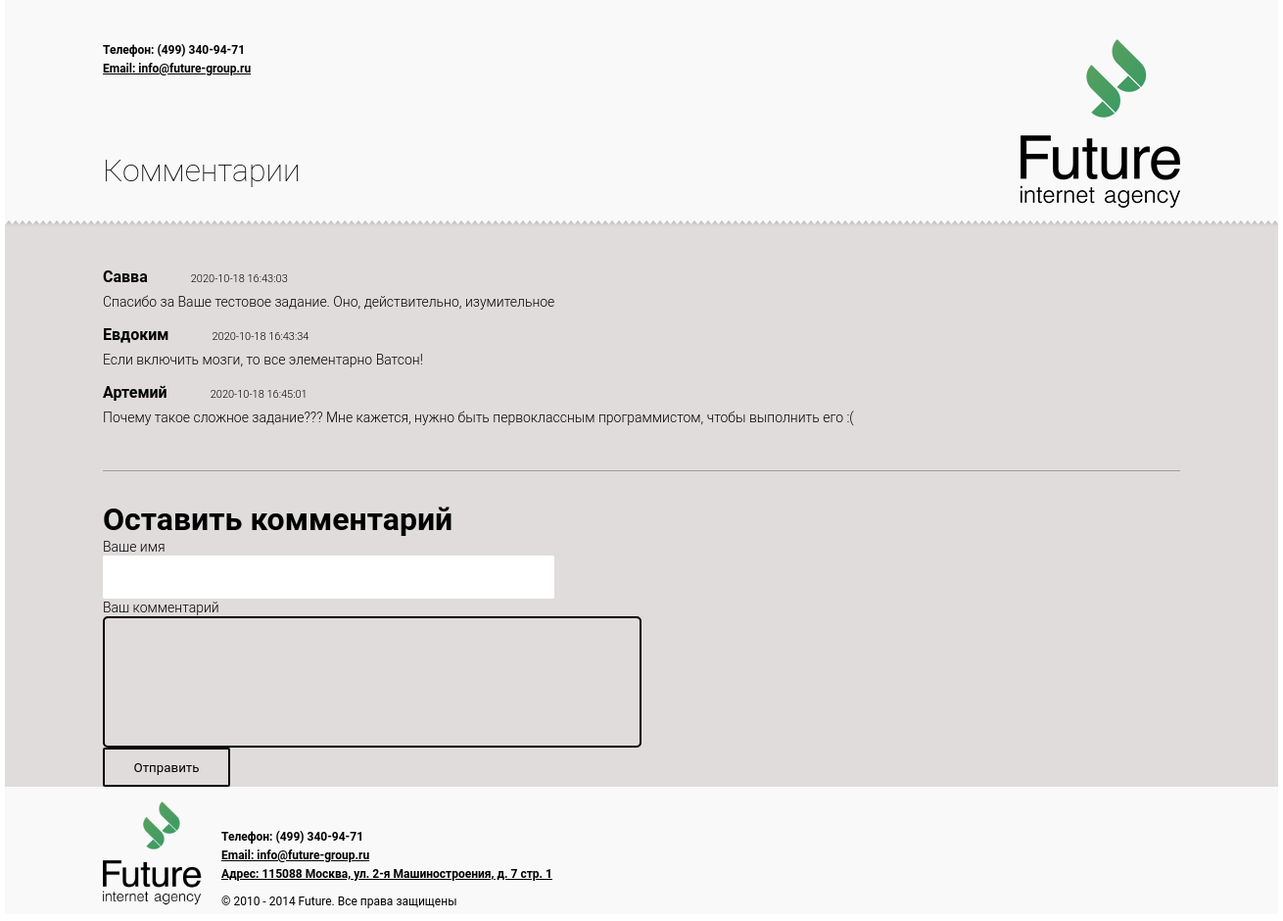
The page / on the database its author committed.
### tables this page shows
CREATE TABLE `comments` (
  `id` int(11) NOT NULL,
  `nickname` varchar(50) NOT NULL,
  `comment` text NOT NULL,
  `date` datetime NOT NULL
);

### index.php (the view, shortened to what this page needs)
<?php
require 'db.php'
?>
<!DOCTYPE html>
<html lang="en">
<head>
    <link rel="stylesheet" href="style.css">
</head>
<body>
    <div class="container">
        <div class="header">
            <div class="header-info">
                <div><span class='contacts'>
                        Телефон: (499) 340-94-71
                    </span>
                    <span class='email'>
                        Email: info@future-group.ru
                    </span>
                </div>
                <h1>Комментарии</h1>
            </div>
            <div class="header-logo">
                <img src="img/logo.png" alt="">
            </div>
        </div>
        <div class="comments">
            <?php
            $values = mysqli_query($connection, "SELECT * from `comments`");
            while ($value = mysqli_fetch_assoc($values)) {
                $nickname = $value['nickname'];
                $date = $value['date'];
                $comment = $value['comment'];
                echo '
                <div class="comment">
                <span class="nickname">' . $nickname . '</span>
                <span class="date">' . $date . '</span>
                </br>
                <div class="comment-text"><span>' . $comment . '</span></div>
                </div>
                ';
            }
            ?>
        </div>
        <div class="newcomment">
            <h1>Оставить комментарий</h1>
            <form method="POST" type="POST" action="addcomment.php">
                <div class="nick">
                    <label class="text">Ваше имя</label>
                    <input class="input" type="text" name="nickname" required>
                </div>
                <div class="comm">
                    <label class="text">Ваш комментарий</label>
                    <textarea class="input" name="comment" required></textarea>
                </div>
                <input class="button" type="submit" value="Отправить">
            </form>
        </div>
  <div class="footer">
        <div class="footer-logo">
            <img src="img/bot-logo.png" alt="">
        </div>
        <div class="footer-info">
            <div>
                <span class='contacts'>
                    Телефон: (499) 340-94-71
                </span>
                <span class='email'>
                    Email: info@future-group.ru
                </span>
                <span class='adress'>
                Адрес: 115088 Москва, ул. 2-я Машиностроения, д. 7 стр. 1
                </span>
                <span class='rights'>
                © 2010 - 2014 Future. Все права защищены
                </span>
            </div>
        </div>
    </div>
    </div>
</body>
</html>

### style.css (style rules this page uses)
* { margin: 0; padding: 0; font-family: "Roboto", 'Sans-serif'; color: black; }
.container { background-color: rgb(224, 220, 220); margin: auto; width: 1100px; padding: 0 100px 0 100px; background-image: url('img/header-background.png'); background-repeat: repeat-x; }
.header { position: relative; height: 233px; display: flex; height: 233px; }
.header-logo { position: absolute; top: 40px; right: 0; }
.header-info { padding-top: 40px; padding-bottom: 40px; justify-content: space-between; display: flex; flex-direction: column; }
.contacts { font-size: 12px; font-weight: bold; }
.email { text-decoration: underline; font-size: 12px; font-weight: bold; }
.adress { text-decoration: underline; font-size: 12px; font-weight: bold; }
.rights { line-height: 40px; font-size: 12px; }
.header-info h1 { font-weight: 100; }
.comments { padding-top: 40px; padding-bottom: 30px; border-bottom: rgb(160, 158, 158) solid 1px; margin-bottom: 30px; }
.nickname { margin-top: 15px; margin-right: 40px; margin-bottom: 25px; font-size: 16px; line-height: 18px; font-weight: bold; }
.date { font-size: 11px; line-height: 18px; font-weight: 300; }
.comment-text { display: block; margin-top: 5px; margin-bottom: 15px; font-size: 14px; line-height: 18px; font-weight: 300; }
.newcomment { width: 50%; display: flex; flex-direction: column; }
form { position: relative; }
.newcomment label { font-size: 14px; line-height: 18px; font-weight: 300; }
.comm, .nick { display: flex; flex-direction: column; }
.nick input { height: 40px; font-size: 14px; line-height: 18px; font-weight: 300; width: 457px; height: 40px; border-radius: 2px; background-color: #ffffff; border: 2px solid #ffffff; }
.comm textarea { resize: none; height: 130px; border-radius: 5px; background-color: rgba(249, 249, 249, 0); border: 2px solid #000000; font-size: 14px; line-height: 18px; font-weight: 300; }
.button { width: 130px; height: 40px; border-radius: 2px; background-color: rgba(238, 238, 238, 0); border: 2px solid #000000; position: relative; right: 0; }
.footer { margin-left: -100px; display: flex; width: 1300px; height: 130px; background-color: #f9f9f9; }
.footer-logo { padding-top: 15px; margin-left: 100px; }
.footer-info { padding-top: 40px; margin-left: 20px; }

### rows shown on the page
comments: nickname "Савва", date "2020-10-18 16:43:03", comment "Спасибо за Ваше тестовое задание. Оно, действительно, изумительное"
comments: nickname "Евдоким", date "2020-10-18 16:43:34", comment "Если включить мозги, то все элементарно Ватсон!"
comments: nickname "Артемий", date "2020-10-18 16:45:01", comment "Почему такое сложное задание??? Мне кажется, нужно быть первоклассным программистом, чтобы выполнить его :("
